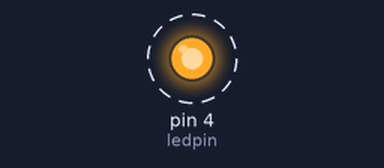
Recording of a sketch running on a simulated Arduino Uno, built with avr-gcc and run on an emulated ATmega328P. Parts: output pins drawn as LEDs (lit = HIGH). Dashed ring = blinking.

Above: at 0.05 s.
Timing chart, 0 to 3.0 s (numbered marks = the images above):
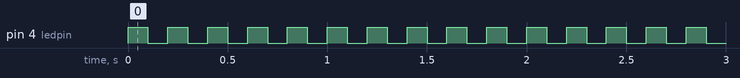

The sketch:

Blink_example.ino
```cpp
int ledpin=4;
void setup() {
  // initialize digital pin LED_BUILTIN as an output.
  pinMode(ledpin, OUTPUT);
}
// the loop function runs over and over again forever
void loop() {
  digitalWrite(ledpin, HIGH);   // turn the LED on (HIGH is the voltage level)
  delay(100);                       // wait for a second
  digitalWrite(ledpin, LOW);    // turn the LED off by making the voltage LOW
  delay(100);                       // wait for a second
}
```

Measured:
- by itself, pin 4 (ledpin): alternates HIGH for 0.10 s and LOW for 0.10 s
